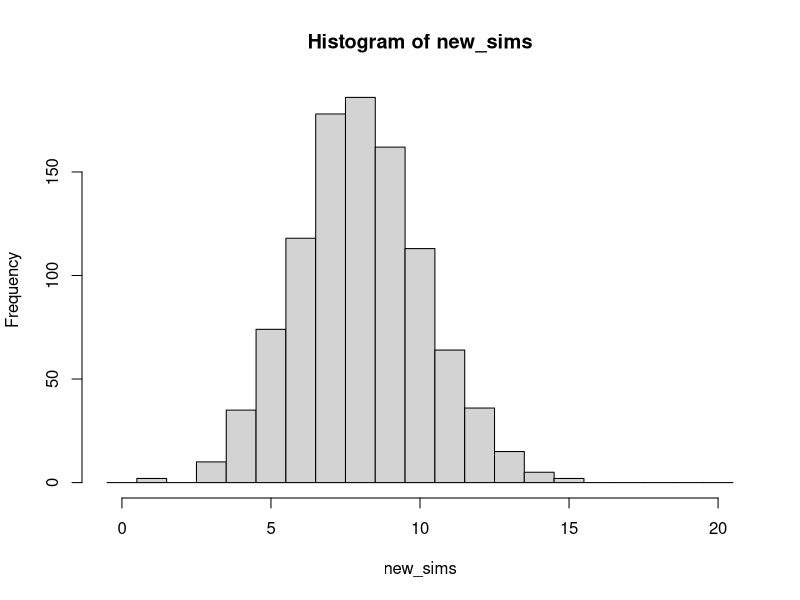

Write R code to recreate this figure.
## ---- chunk 1
war <- function () {
    p_1 <- sample(c(1,2,3),1)
    #print(p_1)
    p_2 <- sample(c(1,2,3),1)
    #print(p_2)
    if (p_1 == p_2) {
        return("tie")
    } else if (p_1 > p_2) {
        return("one")
    } else {
        return("two")
    }
}
war()
## ---- chunk 2
nsim = 1000
many.wars = replicate(nsim, war())
sum(many.wars == "tie") / nsim
## ---- chunk 3
dbinom(0, size = 1, prob = 0.5)
dbinom(1, size = 1, prob = 0.5)
dbinom(1, size = 2, prob = 0.5)
dbinom(5, size = 1, prob = 0.5)
## ---- chunk 4
pbinom(1, 2, 0.5)
qbinom(0.75, size = 2, prob = 0.5)
qbinom(0.25, size = 2, prob = 0.5)
qbinom(0.10, size = 2, prob = 0.5)
## ---- chunk 5
rbinom(1, size = 2, prob = 0.5)

sims = rbinom(nsim, size = 2, prob = 0.5)
#sims
mean(sims == 2)
new_sims = rbinom(nsim, size = 20, prob = 0.4)
hist(new_sims, breaks = seq(-0.5, 20.5, 1)) #making histograms
